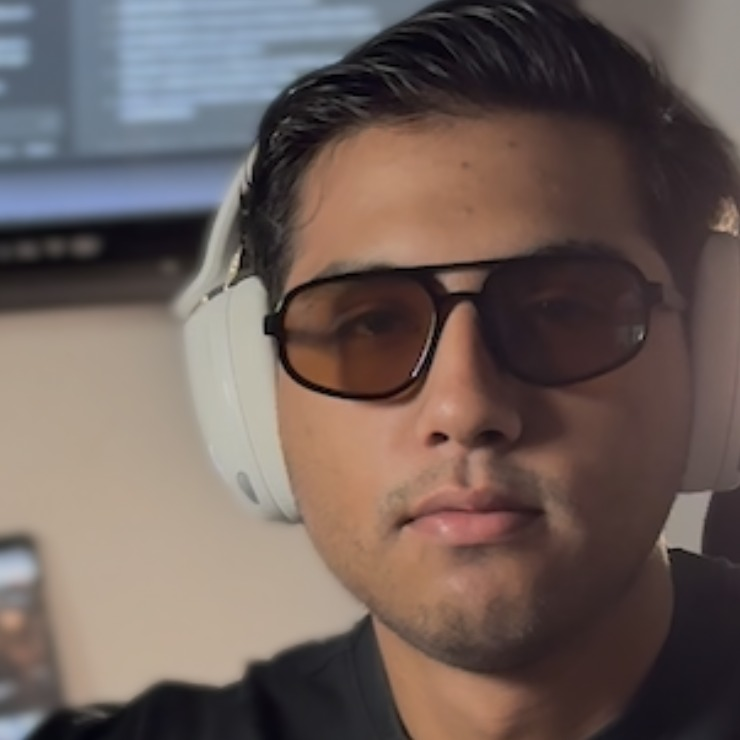
#> input picture plugins/phoenix-os/skills/radar-referentes/assets/luis-rocha.jpg, 740 x 740 px
$ python -i efectos.py   (imports and definitions only)
#> lines starting #> are read from the running program, lines starting #| are printed output that depends on the picture
#!/usr/bin/env python3
"""
efectos.py — Recursos del método NIVEL ALTO para componer slides (Pillow + numpy).

Importar desde el script de composición:
    import sys; sys.path.insert(0, "<carpeta de la skill>/scripts")
    from efectos import *

Funciones:
    recortar_fondo(path)                 -> RGBA sin fondo (rembg si está; si el PNG ya trae alfa, lo usa)
    grade(im, color=(90,140,230))        -> luz de borde con el color del ambiente + tono frío
    perspective(im, top_shrink, skew)    -> producto en perspectiva (se estrecha arriba)
    motion_blur(im, dx, dy)              -> desenfoque de movimiento (fantasmas)
    rot_point(px, py, w, h, ang, scale)  -> dónde queda un punto tras escalar + rotar (PIL rotate ccw, expand)
    place(canvas, im, cx, cy, alpha)     -> pega centrado en (cx, cy)
    fondo_espacio(w, h, ...)             -> fondo de espacio con nebulosas, estrellas y planeta opcional
    fondo_luz(w, h, base, luz, pos)      -> fondo oscuro con UNA luz dominante (esquina o centro)
    grano(im, fuerza)                    -> grano de papel / película
    estela(w, h, p0, p1, ...)            -> capa con 5-7 trazos de aire de p0 a p1
    fantasmas(canvas, im, p0, p1, n)     -> 2-3 copias con motion blur en la trayectoria
    difuminar_zona(im, caja, radio)      -> difumina logos ajenos conservando el alfa
    hoja_contacto(paths, salida)         -> hoja con todos los PNG para revisar
Probado con Pillow 12 y numpy 2.
"""
import math
import random
from pathlib import Path

import numpy as np
from PIL import Image, ImageChops, ImageDraw, ImageFilter


# ---------------------------------------------------------------- recortes
# [26 lines left out: functions recortar_fondo, grade, not called in this run]


def perspective(im, top_shrink=.16, skew=.06):
    w, h = im.size
    return im.transform((w, h), Image.QUAD, [w * top_shrink, 0, 0, h, w, h, w * (1 - top_shrink) + w * skew, 0], Image.BICUBIC)


# [113 lines left out: functions motion_blur, rot_point, place, _nebulosa, fondo_espacio, fondo_luz and 4 more, not called in this run]


def sombra_horneada(im, dx=18, dy=44, blur=26, opacidad=.5):
    """Sombra dentro del PNG (útil si se exporta con html2canvas, que no soporta drop-shadow)."""
    pad = blur * 3 + max(abs(dx), abs(dy))
    out = Image.new("RGBA", (im.width + pad * 2, im.height + pad * 2), (0, 0, 0, 0))
    s = Image.new("RGBA", im.size, (0, 0, 0, 255))
    s.putalpha(im.split()[3].point(lambda v: int(v * opacidad)))
    out.alpha_composite(s, (pad + dx, pad + dy))
    out = out.filter(ImageFilter.GaussianBlur(blur))
    out.alpha_composite(im, (pad, pad))
    return out


# ---------------------------------------------------------------- revisión
# [13 lines left out: function hoja_contacto, not called in this run]

>>> import cv2
>>> picture = cv2.imread('../../radar-referentes/assets/luis-rocha.jpg', cv2.IMREAD_GRAYSCALE)
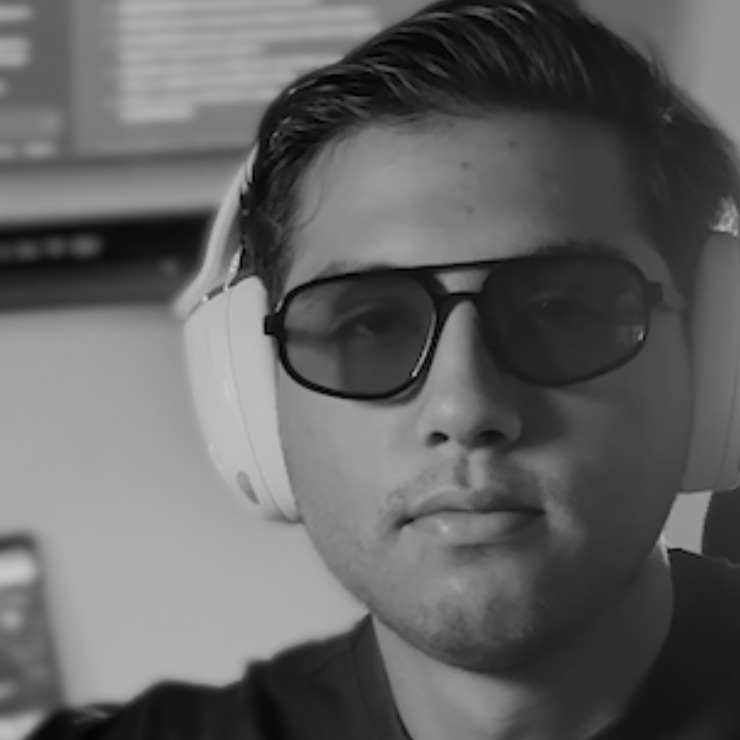
#> picture: shape (740, 740); min 0, max 203, mean 98.7
>>> result = sombra_horneada(picture)
#> (the run stopped early here; a loop or call above may not have finished)
